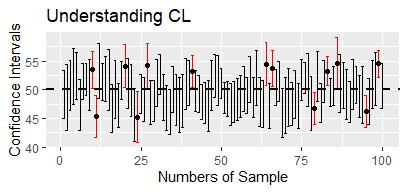

Write the R code that produced this figure.
#109612054
#2021.12.20_HW


mu <- 50.0
sd <- 10.0
num.sample <- 100
n <- 20

#for loop
for (i in 1:num.sample){#normal distribution sample
  s.data <- rnorm(n,mu,sd)
  #sample mean
  sample.mean <- mean(s.data)
  # confidence interval, n < 30, t- distribution
  # lower, upper, Bound error (B)
  # B = t_star*sample.sd/sqrt(n)
  # confidence level 90%
  t.star <- qt(0.95, df = n-1)
  B <- t.star*sd(s.data)/sqrt(n)
  lower <- sample.mean - B
  upper <- sample.mean + B
  if (mu > lower && mu < upper){
    i.yes <- i.yes + 1
    num.yes[i.yes] <- i
    mean.yes[i.yes] <- sample.mean
    lower.yes[i.yes] <- lower
    upper.yes[i.yes] <- upper
  }else{
    i.no <- i.no + 1
    num.no[i.no] <- i
    mean.no[i.no] <- sample.mean
    lower.no[i.no] <- lower
    upper.no[i.no] <- upper
  }
}


data.yes <- data.frame(x = num.yes
                       , y1 = lower.yes
                       , y2 = upper.yes
                       , y3 = mean.yes)
data.no <- data.frame(x = num.no
                      , y1 = lower.no
                      , y2 = upper.no
                      , y3 = mean.no)

library(ggplot2)
ggplot(data = data.yes, aes(x))+
  geom_errorbar(aes(ymin = y1, ymax = y2))+
  geom_errorbar(data = data.no
                , aes(ymin = y1, ymax = y2)
                , color = "red")+
  geom_point(data = data.no, aes(x,y3))+
  geom_abline(intercept = mu, slope = 0,
            linetype = 2, 
            lwd = 1)+
  labs(title = "Understanding CL",
       x = "Numbers of Sample",
       y = "Confidence Intervals")
